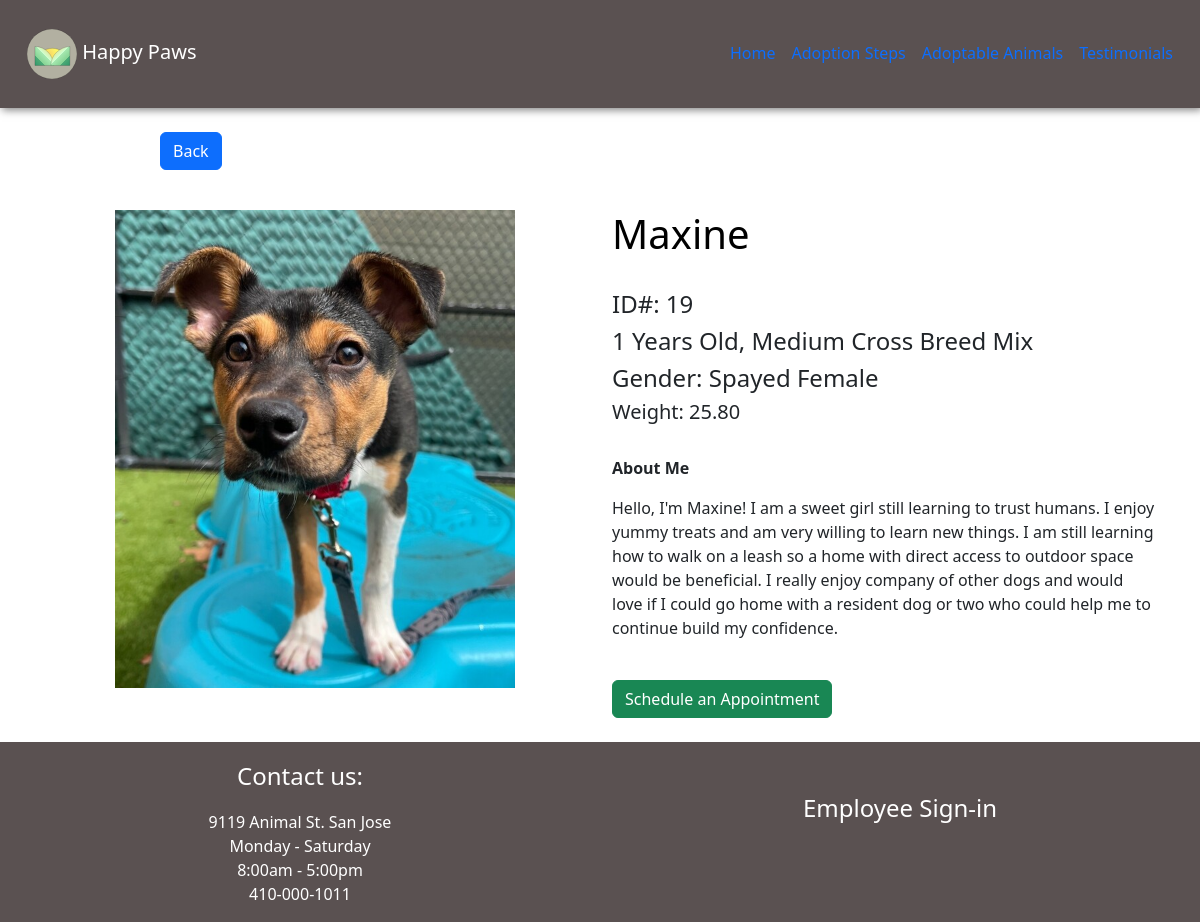
The page /Animals/19 on the database as committed earlier.
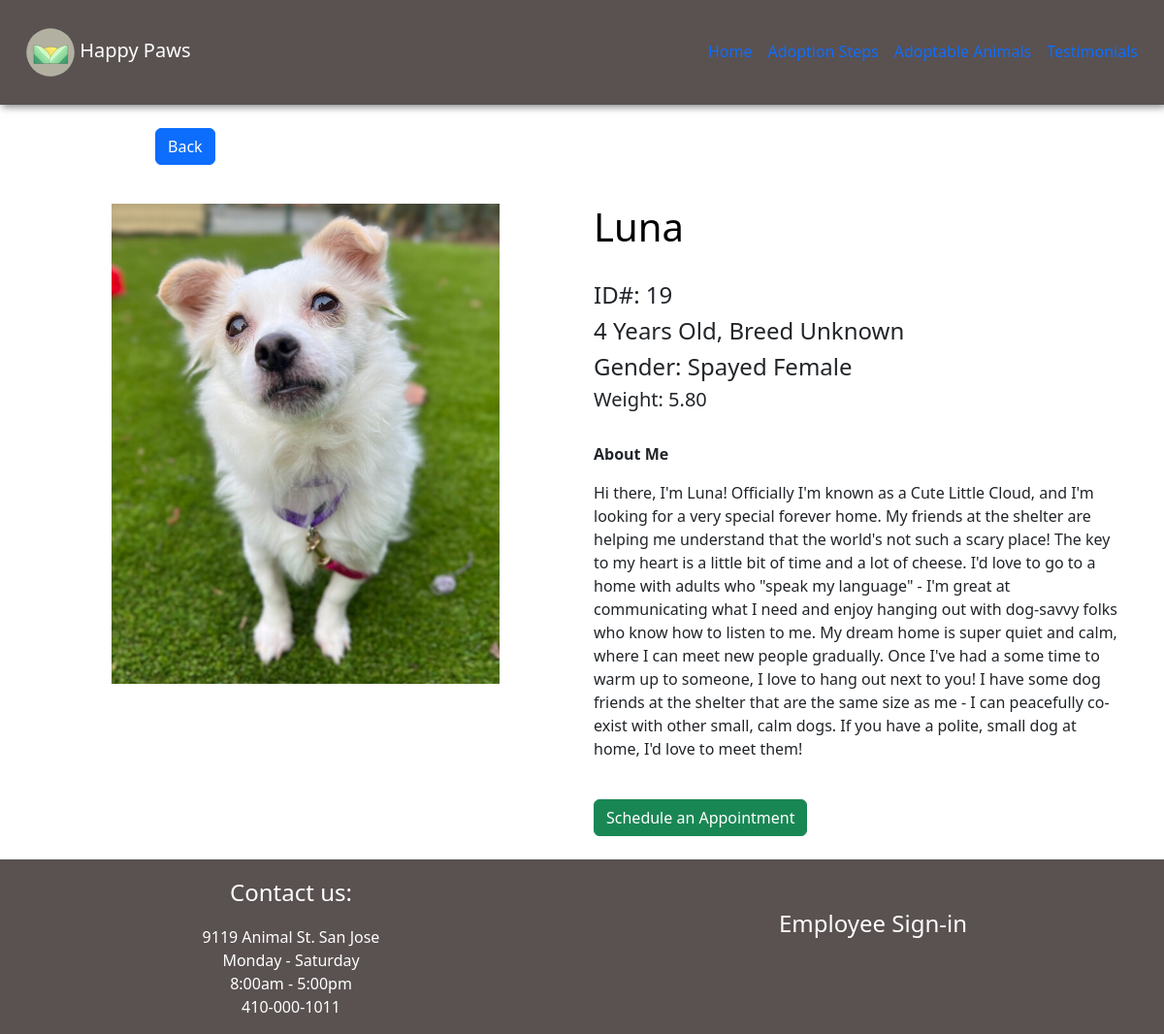
The same page on the database as committed later.
### app.py (models this page shows, shortened)
class Animal(db.Model):
    __tablename__ = 'animals'
    id = db.Column(db.Integer, primary_key=True)
    name = db.Column(db.String(5), nullable=False)
    age = db.Column(db.Integer, nullable=True)
    species = db.Column(db.Integer, nullable=False)
    gender = db.Column(db.Integer, nullable=False)
    breed = db.Column(db.String(150), nullable=True)
    weight = db.Column(db.Numeric, nullable=True)
    description = db.Column(db.Text, nullable=True)
    image_path = db.Column(db.String(), nullable=True)
    date_added = db.Column(db.DateTime, default=datetime.utcnow)

### app.py (the view)
@app.route('/Animals/<int:id>')
def animalpage(id):
    animal = Animal.query.get_or_404(id)
    return render_template('Animalpage.html', animal = animal)

### templates/animalpage.html (shortened to what this page needs)
{% extends "base.html" %}
{%block body%}
<div class="container-fluid p-4" >
    <div class="container ">
        <div class ="row">
            <div class="col" style="padding-left: 130px; padding-bottom: 40px;">
                <a href=" {{url_for('animals')}}" class="btn btn-primary" >Back</a>
            </div>
        </div>
        <div class="row">
          <div class="col text-center">
            {% if animal.image_path %}
            <img src="{{ url_for('static', filename='animal_images/' + animal.image_path)}}" class="card-img-top" alt="animal's image"
            style="max-width: 400px; max-height: 500px; object-fit: cover;">
            {% else %}
            <img src="{{ url_for('static', filename='images/default_image.jpg') }}" class="card-img-top" alt="default image"
            style="max-width: 400px; max-height: 500px; object-fit: cover;">
            {% endif %}
          </div>
          <div class="col">
            <h1 style="text-align: left"> {{animal.name}} </h1>
            <h4> ID#: {{animal.id}} </h4>
            <h4> {{animal.age}} Years Old,
                {% if animal.breed %}
                {{ animal.breed }}
                {% else %}
                Breed Unknown
                {% endif %}
            </h4>
            <h4> Gender:
                {% if animal.gender==0 %}
                  Male
                {% elif animal.gender==1 %}
                  Female
                {% elif animal.gender==2 %}
                  Neutered Male
                {% elif animal.gender==3 %}
                  Spayed Female
                {% endif %}
            </h4>
            <h5> Weight: {{'%0.2f'|format(animal.weight|float)}} </h5>
            <p style="font-weight: bold; font-size: 20;"> About Me </p>
            <p> {{ animal.description }} </p>
            <a href="{{url_for('schedule', id=animal.id)}}" class="btn btn-success" > Schedule an Appointment </a>
          </div>
        </div>
    </div>
</div>
{%endblock%}

### templates/base.html (shortened to what this page needs)
<!DOCTYPE html>
<html lang="en">
<head>
    <link href="https://cdn.jsdelivr.net/npm/bootstrap@5.3.3/dist/css/bootstrap.min.css" rel="stylesheet">
    <link rel= "stylesheet" type= "text/css" href= "{{ url_for('static',filename='styles/main.css') }}">
</head>
<body>
    <nav class ="navbar nav justify-content-center py-4 sticky-top navbar-expand-lg navbar-dark text-light" >
        <div class="container-fluid">
            <a class="navbar-brand" href="#"> <img src="{{ url_for('static', filename='images/Website_logo.svg') }}" alt="" width="50" height="50"> Happy Paws </a>
            <div class="collapse navbar-collapse" id="navbarNavAltMarkup">
                <ul class="nav nav-underline ms-auto py-0" >
                    <li class="nav-item">
                        <a class="nav-link " aria-current="page" href="{{url_for('home')}}">Home</a>
                    </li>
                    <li class="nav-item">
                        <a class="nav-link " href="{{url_for('adoption_steps')}}">Adoption Steps</a>
                    </li>
                    <li class="nav-item">
                        <a class="nav-link " href="{{url_for('animals')}}">Adoptable Animals</a>
                    </li>
                    <li class="nav-item">
                        <a class="nav-link" href="{{url_for('testimonial')}}">Testimonials</a>
                    </li>
                </ul>
        </div>
    </nav>
    {%block body%}
    {%endblock%}
    <footer class="footer text-white">
        <div class="container-fluid">
            <div class="row">
                <div class="col-6 p-3 align-items-center">
                    <div class= "row justify-content-center">
                        <p class="fs-4 text-center ">
                            Contact us:
                        </p>
                    </div>
                    <div class= "row justify-content-center">
                        9119 Animal St. San Jose
                    </div>
                    <div class= "row justify-content-center">
                        Monday - Saturday
                    </div>
                    <div class= "row justify-content-center">
                        8:00am - 5:00pm
                    </div>
                    <div class= "row justify-content-center">
                        410-000-1011
                    </div>
                </div>
                <div class="col-6 p-5 " >
                    <p class="fs-4 text-center ">
                    <a class="nav-link" aria-current="page" href="{{url_for('home')}}">Employee Sign-in</a>
                    </p>
                </div>
            </div>
        </div>
    </footer>
</body>
</html>

### static/styles/main.css (style rules this page uses)
h1 { text-align: center; color: black; }
.navbar { background: #5A5151; padding-left: 15px; padding-right: 15px; }
nav { padding: 24px; text-align: center; box-shadow: 2px 2px 8px rgba(0, 0, 0, 0.5); }

### templates/base.html (style rules this page uses)
.footer { background-color:#5A5151; }

Rows that differ between the two databases and show on the page:
changed Animal id 19: image_path: a different picture; name "Maxine" → "Luna"; age "1" → "4"; weight "25.80" → "5.80"; description "Hello, I'm Maxine! I am a sweet girl still learning to trust humans. I enjoy yummy treats and am very willing to learn new things. I am still learning how to walk on a leash so a home with direct access to outdoor space would be beneficial. I really enjoy company of other dogs and would love if I could go home with a resident dog or two who could help me to continue build my confidence." → "Hi there, I'm Luna! Officially I'm known as a Cute Little Cloud, and I'm looking for a very special forever home. My friends at the shelter are helping me understand that the world's not such a scary place! The key to my heart is a little bit of time and a lot of cheese. I'd love to go to a home with adults who \"speak my language\" - I'm great at communicating what I need and enjoy hanging out with dog-savvy folks who know how to listen to me. My dream home is super quiet and calm, where I can meet new people gradually. Once I've had a some time to warm up to someone, I love to hang out next to you! I have some dog friends at the shelter that are the same size as me - I can peacefully…"; breed "Medium Cross Breed Mix" → (not shown)
Other text that changed with them:
text now shown: "Breed Unknown"
